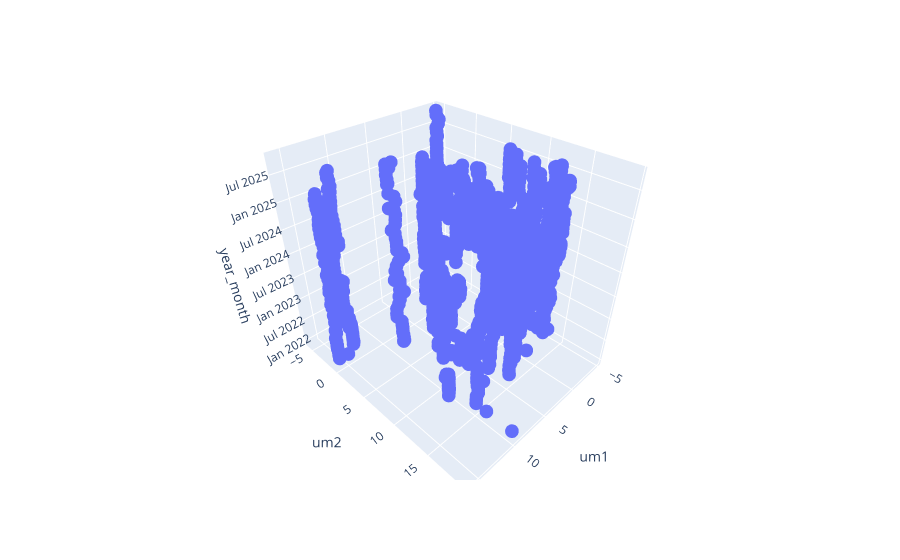

The notebook cell saved with this chart:
### Code cell
# тяжело читать график
pe.scatter_3d(data_frame=monthly_div_vectors, x='um1', y='um2', z='year_month')

### Figure 1 — Plotly figure (JSON) as saved in the notebook; plotly's stock layout.template omitted (floating-point values rounded to 4 significant figures; data arrays with more than 128 entries replaced by an {"elided": "..."} marker saying what was removed)
{"data": [{"hovertemplate": "um1=%{x}<br>um2=%{y}<br>year_month=%{z}<extra></extra>", "legendgroup": "", "marker": {"color": "#636efa", "symbol": "circle"}, "mode": "markers", "name": "", "scene": "scene", "showlegend": false, "type": "scatter3d", "x": {"elided": "1625 float values"}, "y": {"elided": "1625 float values"}, "z": {"elided": "1625 str values"}}], "layout": {"legend": {"tracegroupgap": 0}, "margin": {"t": 60}, "scene": {"domain": {"x": [0, 1], "y": [0, 1]}, "xaxis": {"title": {"text": "um1"}}, "yaxis": {"title": {"text": "um2"}}, "zaxis": {"title": {"text": "year_month"}}}}}
